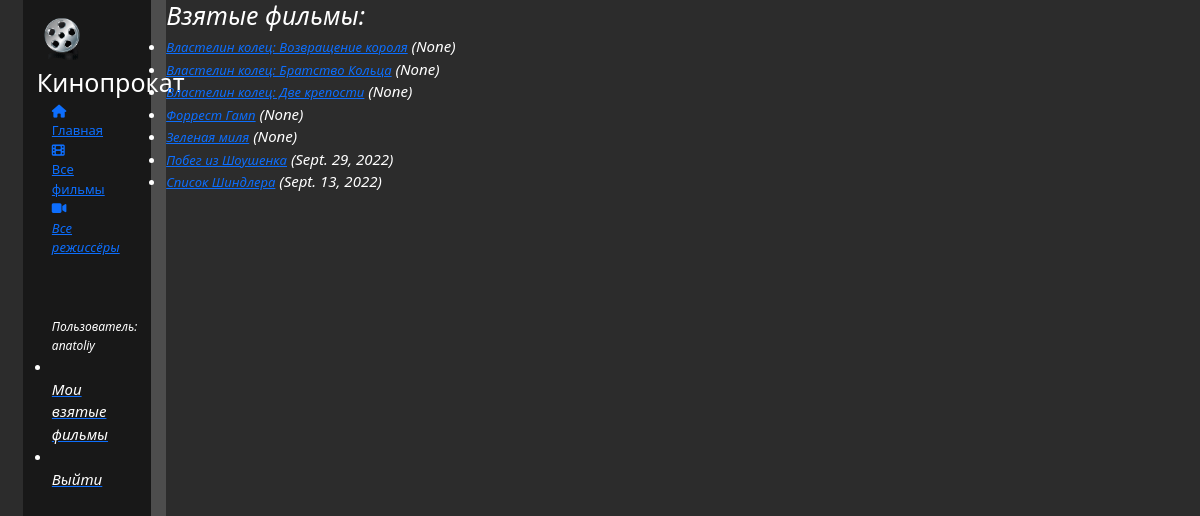
/catalog/mymovies/ (signed in), run on an earlier commit of the app's database.
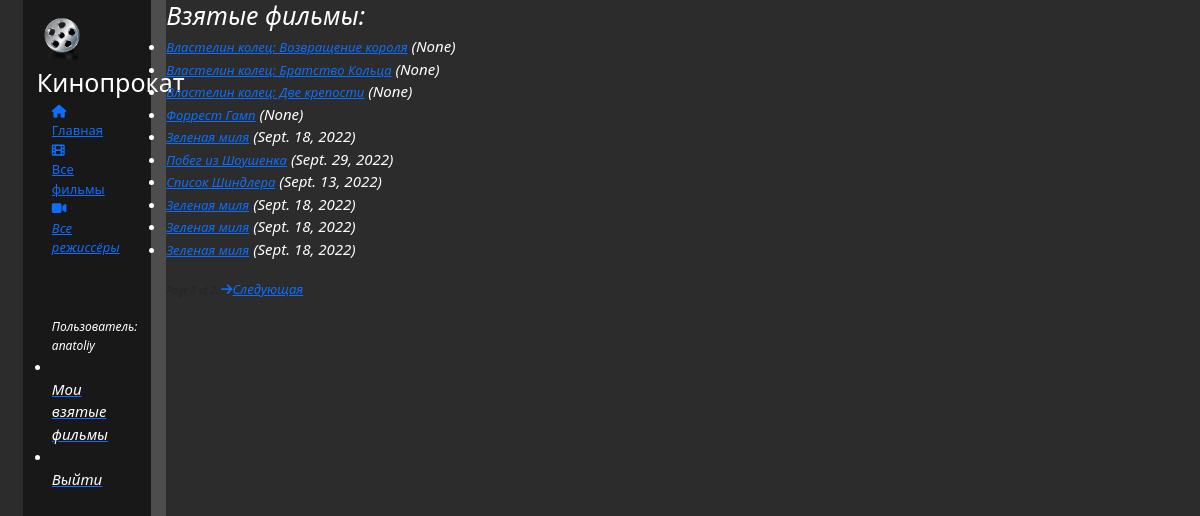
And on a later commit of the database.
### catalog/models.py (models this page shows)
class MovieInstance(models.Model):
    id = models.UUIDField(primary_key=True, default=uuid.uuid4, help_text="Уникальный id для этого конкретного фильма во всём прокате")
    movie = models.ForeignKey('Movie', on_delete=models.SET_NULL, null=True)
    imprint = models.CharField(max_length=200)
    due_back = models.DateField(null=True, blank=True)
    borrower = models.ForeignKey(User, on_delete=models.SET_NULL, null=True, blank=True)
    LOAN_STATUS = (
        ('Н', 'Нет наличии'),
        ('В', 'Взят'),
        ('Д', 'Доступен'),
        ('З', 'Зарезервирован'),
    )
    status = models.CharField(max_length=1, choices=LOAN_STATUS, blank=True, default='Д', help_text='Доступность фильмов')

class Movie(models.Model):
    title = models.CharField(max_length=200)
    director = models.ForeignKey('Director', on_delete=models.SET_NULL, null=True)
    synopsis = models.TextField(max_length=1000, help_text="Введите краткое описание фильма:")
    genre = models.ManyToManyField(Genre, help_text="Выберите жанр этого фильма:")

### catalog/views.py (the view)
class LoanedMoviesByUserListView(LoginRequiredMixin,generic.ListView):
    model = MovieInstance
    template_name ='catalog/movieinstance_list_borrowed_user.html'
    paginate_by = 10

### catalog/templates/catalog/movieinstance_list_borrowed_user.html
{% extends "base_generic.html" %}
{% block content %}
    <h1>Взятые фильмы:</h1>
    {% if movieinstance_list %}
    <ul>
      {% for movieinst in movieinstance_list %}
      <li class="{% if movieinst.is_overdue %}text-danger{% endif %}">
        <a href="{% url 'movie-detail' movieinst.movie.pk %}">{{movieinst.movie.title}}</a> ({{ movieinst.due_back }})
      </li>
      {% endfor %}
    </ul>
    {% else %}
      <p>У вас нет фильмов.</p>
    {% endif %}
{% endblock %}

### catalog/templates/base_generic.html (shortened to what this page needs)
{% load static %}
<!DOCTYPE html>
<html lang="en">
<head>
  <link rel="stylesheet" href="https://maxcdn.bootstrapcdn.com/bootstrap/3.3.7/css/bootstrap.min.css">
  {% load static %}
  <link rel="stylesheet" href="https://cdn.jsdelivr.net/npm/bootstrap@5.2.0/dist/css/bootstrap.min.css">
  <link rel="stylesheet" href="{% static 'css\catalog.css' %}" type='text/css'>
  <link rel="stylesheet" href="https://use.fontawesome.com/releases/v5.8.2/css/all.css">
</head>
<body>
  <div class="container-fluid">
      <div class="col-sm-10 ">
      <aside>
          <img src="{% static 'img\logo.png' %}" alt="Лого">
          <span class="logo"> Кинопрокат </span>
          <div class="col-sm-2">
      {% block scidebar %}
        <a href="{% url 'index' %}"><i class="fa-solid fa-house" class="pointer"></i>Главная</a>
        <a href="{% url 'movies' %}"><i class="fa-solid fa-film" class="pointer"></i> Все фильмы</a>
        <a href=""><i class="fa-solid fa-video" class="pointer"></i><i>Все режиссёры</a>
              <ul class="sidebar-nav">
             {% if user.is_authenticated %}
        <big>Пользователь: {{ user.get_username }}</big>
        <a href="{% url 'my-borrowed' %}"><li>Мои взятые фильмы</li></a>
        <a href="{% url 'logout'%}?next={{request.path}}"><li>Выйти</li></a>
        {% else %}
        <li><a href="{% url 'login'%}?next={{request.path}}" class="pointer">Войти</a></li>
            {% endif %}
                </ul>
            {% endblock %}
      </aside>
      <main>
        {% block content %}
        {% endblock %}
      </main>
      {% block pagination %}
      {% if is_paginated %}
      <div class="pagination">
          <span class="page-links">
              <span class="page-current">
                  Page {{ page_obj.number }} of {{ page_obj.paginator.num_pages }}.
              </span>
              {% if page_obj.has_next %}
                  <a href="{{ request.path }}?page={{ page_obj.next_page_number }}"><i class="fa-solid fa-arrow-right" class="pointer"></i>Следующая</a>
              {% endif %}
          </span>
      </div>
  </div>
  {% endif %}
{% endblock %}
      </div>
    </div>
</body>
</html>

### static/css/catalog.css (style rules this page uses)
body { background: #2c2c2c; background-image:url('3.png'); }
a { font-size: 13px; }
li, p, h2 { font-size: 15px; color: white; }
h1 { color: white; }
aside { float: left; background: #181818; width: 15%; padding: 1.5%; height: 100vh; color: #ffffff; border-right: 15px solid #4d4d4d; }
.logo { font-size: 25px; }
aside img { width: 50px; float: left; }
.sidebar-nav { margin-top: 60px; padding: 50%; list-style: no ne; }

What changed in the data, as far as the page shows it:
changed MovieInstance (number 5 of 10 on the later page): due_back "None" → "Sept. 18, 2022"
added MovieInstance: movie "Зеленая миля", due_back "Sept. 18, 2022"
added MovieInstance: movie "Зеленая миля", due_back "Sept. 18, 2022"
added MovieInstance: movie "Зеленая миля", due_back "Sept. 18, 2022"
Also different on the page:
text now shown: ". Следующая"
